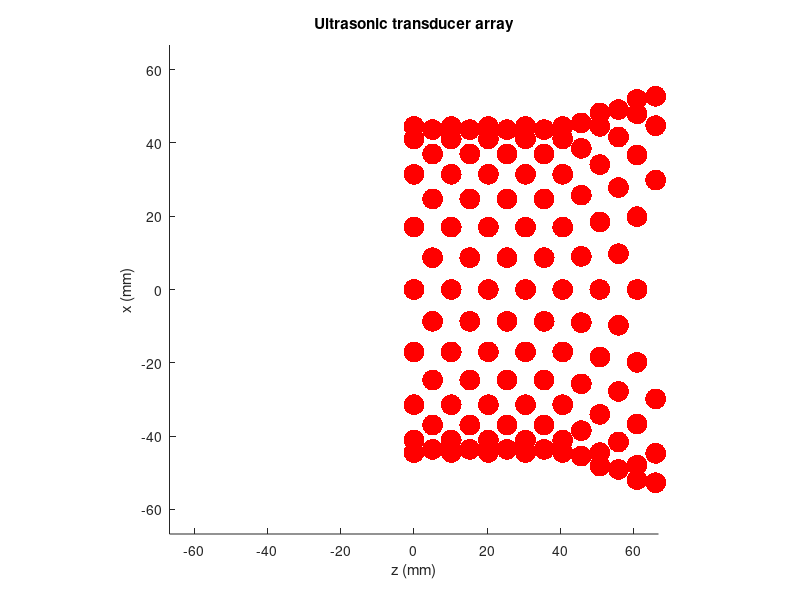

Source code (MATLAB): (Note: this script raises an error after producing the figure.)
%% EBAF field calculation
% Generates the excitation phases and amplitudes for a cylindrical
% ultrasonic transducer array and calculates the resulting acoustic field.
%
% The active configuration corresponds to a straight channel followed by
% a tilted section.
%
% Required:
%   - MATLAB R2023
%
% Author: Dmitrii Nikolaev
% University of Helsinki

clear;
close all;
clc;

%% User-defined parameters

% Acoustic parameters
frequency = 40e3;                 % [Hz]
soundSpeed = 343;                 % [m/s]
wavelength = soundSpeed / frequency;
waveNumber = 2*pi*frequency/soundSpeed;

% Array geometry
arrayDiameter = 89e-3;            % [m]
transducerDiameter = 10e-3;       % [m]

nRadialTransducers = 16;
nAxialPositions = 16;
axialSpacing = 5.075e-3 * 2;      % [m]

nTransducers = nRadialTransducers * nAxialPositions;

% Acoustic source calibration
calibration = 82.23779327 * 0.1;

% Acoustic mode
chirality = 1;                    % 0: m=0, 1: m=1, 2: m=2

% Channel trajectory
azimuthAngle = 0;                 % [deg]
lateralShift = 13e-3;             % [m]

% Number of points used to describe the acoustic channel
nTrajectoryPoints = 2000;

%% Transducer array geometry

% Parameters describing the expanding part of the array
initialDiameter = 89e-3;          % [m]
finalDiameter = 115e-3;           % [m]

% z-position at which the diameter expansion starts
expansionStartZ = 40.6e-3;        % [m]

% Number of transducers in each half of the array
nTransducersPerHalf = nTransducers / 2;

% Preallocate transducer structure
TransducersInfo = repmat( ...
    struct( ...
        'transducer', [], ...
        'x', [], ...
        'y', [], ...
        'z', [], ...
        'normal', [], ...
        'Phase', [], ...
        'Amp', []), ...
    1, nTransducers);

for transducerIndex = 1:nTransducers
    TransducersInfo(transducerIndex).transducer = transducerIndex;
end

%% First half of the array: cylindrical section

for transducerIndex = 1:nTransducersPerHalf

    angularIndex = floor((transducerIndex - 1) / ...
        (nAxialPositions / 4));

    azimuth = -2*pi/nRadialTransducers/2 * angularIndex;

    radialPosition = arrayDiameter / 2;

    x = radialPosition * cos(azimuth);
    y = radialPosition * sin(azimuth);

    axialIndex = mod(transducerIndex - 1, nAxialPositions / 4);

    z = axialIndex * axialSpacing + ...
        mod(angularIndex, 2) * axialSpacing / 2;

    TransducersInfo(transducerIndex).x = x;
    TransducersInfo(transducerIndex).y = y;
    TransducersInfo(transducerIndex).z = z;

    % Unit normal pointing toward the centre of the array
    TransducersInfo(transducerIndex).normal = ...
        [-x, -y, 0] / hypot(x, y);
end

%% Second half of the array: expanding section

channelOffset = nTransducersPerHalf;

for transducerIndex = 1:nTransducersPerHalf

    angularIndex = floor((transducerIndex - 1) / ...
        (nAxialPositions / 4));

    azimuth = -2*pi/nRadialTransducers/2 * angularIndex;

    axialIndex = mod(transducerIndex - 1, nAxialPositions / 4);

    z = axialSpacing * nAxialPositions / 4 + ...
        axialIndex * axialSpacing + ...
        mod(angularIndex, 2) * axialSpacing / 2;

    % Linear expansion of the array diameter
    arrayDiameterAtZ = initialDiameter + ...
        (z - expansionStartZ) / ...
        (3.5 * axialSpacing) * ...
        (finalDiameter - initialDiameter);

    x = arrayDiameterAtZ / 2 * cos(azimuth);
    y = arrayDiameterAtZ / 2 * sin(azimuth);

    transducerIndexGlobal = transducerIndex + channelOffset;

    TransducersInfo(transducerIndexGlobal).x = x;
    TransducersInfo(transducerIndexGlobal).y = y;
    TransducersInfo(transducerIndexGlobal).z = z;

    % Unit normal pointing toward the centre of the array
    TransducersInfo(transducerIndexGlobal).normal = ...
        [-x, -y, 0] / hypot(x, y);
end

%% Display array geometry

figure;
set(gcf, 'WindowState', 'maximized');

hold on;

for transducerIndex = 1:nTransducers

    plot3( ...
        TransducersInfo(transducerIndex).z * 1e3, ...
        TransducersInfo(transducerIndex).x * 1e3, ...
        TransducersInfo(transducerIndex).y * 1e3, ...
        '.r', ...
        'MarkerSize', 45);

end

axis equal;
xlim([-arrayDiameter/2, arrayDiameter/2] * 1.5 * 1e3);
ylim([-arrayDiameter/2, arrayDiameter/2] * 1.5 * 1e3);

xlabel('z (mm)');
ylabel('x (mm)');
zlabel('y (mm)');
title('Ultrasonic transducer array');

%% Define acoustic channel trajectory

maximumArrayZ = max([TransducersInfo.z]);

channelLength = maximumArrayZ;

% Azimuth angle of the tilted section
azimuth = deg2rad(azimuthAngle);

% Chirality determines the azimuthal mode order
modeOrder = chirality;

% Generate a trajectory consisting of:
%   1. a straight section
%   2. a tilted section

nStraightPoints = nTrajectoryPoints / 2;
nTiltedPoints = nTrajectoryPoints / 2;

% Straight section
trajectoryZ1 = linspace( ...
    0, ...
    maximumArrayZ / 2, ...
    nStraightPoints);

trajectoryX1 = zeros(1, nStraightPoints);
trajectoryY1 = zeros(1, nStraightPoints);

% Tilted section
trajectoryZ2 = linspace( ...
    maximumArrayZ / 2, ...
    channelLength / 2 + maximumArrayZ / 2, ...
    nTiltedPoints);

tiltSlope = lateralShift / (maximumArrayZ / 2);

trajectoryX2 = ...
    tiltSlope * ...
    (trajectoryZ2 - maximumArrayZ / 2) * cos(azimuth);

trajectoryY2 = ...
    tiltSlope * ...
    (trajectoryZ2 - maximumArrayZ / 2) * sin(azimuth);

% Complete trajectory
trajectoryX = [trajectoryX1, trajectoryX2];
trajectoryY = [trajectoryY1, trajectoryY2];
trajectoryZ = [trajectoryZ1, trajectoryZ2];

%% Calculate transducer excitation

% Weight applied along the trajectory
trajectoryWeight = ones(1, nTrajectoryPoints);

for transducerIndex = 1:nTransducers

    sourcePosition = [ ...
        TransducersInfo(transducerIndex).x, ...
        TransducersInfo(transducerIndex).y, ...
        TransducersInfo(transducerIndex).z];

    excitationCoefficient = 0;

    for trajectoryIndex = 2:nTrajectoryPoints-1

        % Current trajectory point
        trajectoryPoint = [ ...
            trajectoryX(trajectoryIndex), ...
            trajectoryY(trajectoryIndex), ...
            trajectoryZ(trajectoryIndex)];

        % Previous and next trajectory points
        previousPoint = [ ...
            trajectoryX(trajectoryIndex - 1), ...
            trajectoryY(trajectoryIndex - 1), ...
            trajectoryZ(trajectoryIndex - 1)];

        nextPoint = [ ...
            trajectoryX(trajectoryIndex + 1), ...
            trajectoryY(trajectoryIndex + 1), ...
            trajectoryZ(trajectoryIndex + 1)];

        % Local tangent vector
        tangent = nextPoint - previousPoint;
        tangent = tangent / norm(tangent);

        % Reference vector and local binormal
        referenceVector = [0, 1, 0];
        binormal = cross(tangent, referenceVector);

        % Distance between the source and trajectory point
        sourceToTrajectory = trajectoryPoint - sourcePosition;
        distance = norm(sourceToTrajectory);

        % Angle between the local trajectory direction and
        % the direction from the trajectory point to the source
        theta = acos( ...
            dot(tangent, sourcePosition - trajectoryPoint) / ...
            distance);

        % Spherical Hankel function
        hankelTerm = sphericalHankel1( ...
            modeOrder, ...
            -waveNumber * distance);

        % Vortex phase
        vortexAngle = angle( ...
            dot( ...
                sourceToTrajectory / distance, ...
                referenceVector + 1i * binormal));

        vortexPhase = exp(-1i * modeOrder * vortexAngle);

        % Angular factor for l = m = 1
        angularFactor = -sqrt(1 - cos(theta)^2);

        % Contribution from this trajectory point
        contribution = ...
            hankelTerm .* ...
            vortexPhase .* ...
            angularFactor .* ...
            trajectoryWeight(trajectoryIndex);

        % Account for the radial position of the transducer
        radialPosition = hypot( ...
            TransducersInfo(transducerIndex).x, ...
            TransducersInfo(transducerIndex).y);

        excitationCoefficient = ...
            excitationCoefficient + ...
            contribution * radialPosition;

    end

    % Store phase and amplitude
    TransducersInfo(transducerIndex).Phase = ...
        rad2deg(angle(excitationCoefficient));

    TransducersInfo(transducerIndex).Amp = ...
        abs(excitationCoefficient);

end

%% Normalize transducer amplitudes

maximumAmplitude = max([TransducersInfo.Amp]);

for transducerIndex = 1:nTransducers
    TransducersInfo(transducerIndex).Amp = ...
        TransducersInfo(transducerIndex).Amp / maximumAmplitude;
end

%% Calculate longitudinal acoustic field

fieldHalfWidth = 18e-3;
fieldStep = 0.5e-3;

x = -fieldHalfWidth:fieldStep:fieldHalfWidth;
y = 0;
z = -10e-3:fieldStep:maximumArrayZ + 10e-3;

pressureXZ = zeros(length(x), length(z));

for ix = 1:length(x)

    for iz = 1:length(z)

        observationPoint = [x(ix), y, z(iz)];

        % Exclude points inside the transducer aperture
        if x(ix)^2 + y^2 >= (0.95 * arrayDiameter / 2)^2
            continue;
        end

        for transducerIndex = 1:nTransducers

            sourcePosition = [ ...
                TransducersInfo(transducerIndex).x, ...
                TransducersInfo(transducerIndex).y, ...
                TransducersInfo(transducerIndex).z];

            sourceToObservation = observationPoint - sourcePosition;
            distance = norm(sourceToObservation);

            sourceNormal = TransducersInfo(transducerIndex).normal;

            theta = acos( ...
                dot(sourceNormal, sourceToObservation) / ...
                (norm(sourceNormal) * distance));

            directivityArgument = ...
                waveNumber * transducerDiameter / 2 * sin(theta);

            directivity = besselDirectivity(directivityArgument);

            phase = deg2rad( ...
                TransducersInfo(transducerIndex).Phase);

            pressureXZ(ix, iz) = ...
                pressureXZ(ix, iz) + ...
                calibration * ...
                TransducersInfo(transducerIndex).Amp * ...
                directivity / distance * ...
                exp(1i * waveNumber * distance + 1i * phase);

        end
    end
end

%% Plot longitudinal field

figure;
set(gcf, 'WindowState', 'maximized');

normalizedPressure = abs(pressureXZ);
normalizedPressure = normalizedPressure / max(normalizedPressure(:));

imagesc( ...
    x * 1e3, ...
    z * 1e3, ...
    normalizedPressure');

axis equal tight;
set(gca, 'YDir', 'normal');

xlabel('x (mm)');
ylabel('z (mm)');
title('Normalized acoustic pressure amplitude');

colormap hot;
colorbar;

%% Calculate transverse field

x = -fieldHalfWidth:fieldStep:fieldHalfWidth;
y = x;

observationZ = maximumArrayZ / 2;

pressureXY = zeros(length(x), length(y));

for ix = 1:length(x)

    for iy = 1:length(y)

        observationPoint = [x(ix), y(iy), observationZ];

        for transducerIndex = 1:nTransducers

            sourcePosition = [ ...
                TransducersInfo(transducerIndex).x, ...
                TransducersInfo(transducerIndex).y, ...
                TransducersInfo(transducerIndex).z];

            sourceToObservation = observationPoint - sourcePosition;
            distance = norm(sourceToObservation);

            % Equivalent angle used in the original calculation
            theta = asin(abs(observationZ - ...
                TransducersInfo(transducerIndex).z) / distance);

            directivityArgument = ...
                waveNumber * transducerDiameter / 2 * sin(theta);

            directivity = besselDirectivity(directivityArgument);

            phase = deg2rad( ...
                TransducersInfo(transducerIndex).Phase);

            pressureXY(ix, iy) = ...
                pressureXY(ix, iy) + ...
                calibration * ...
                TransducersInfo(transducerIndex).Amp * ...
                directivity / distance * ...
                exp(1i * waveNumber * distance + 1i * phase);

        end
    end
end

%% Plot transverse field

figure;
set(gcf, 'WindowState', 'maximized');

normalizedPressure = abs(pressureXY);
normalizedPressure = normalizedPressure / max(normalizedPressure(:));

imagesc(x * 1e3, y * 1e3, normalizedPressure');

axis equal tight;
set(gca, 'YDir', 'normal');

xlabel('x (mm)');
ylabel('y (mm)');
title('Normalized acoustic pressure amplitude');

colormap hot;
colorbar;

%% Calculate 3D acoustic field

fieldHalfWidth3D = 15e-3;
fieldStep3D = 1e-3;

x = -fieldHalfWidth3D:fieldStep3D:fieldHalfWidth3D;
y = x;
z = -10e-3:fieldStep3D:maximumArrayZ + 10e-3;

pressure3D = zeros(length(x), length(y), length(z));

for ix = 1:length(x)

    fprintf('3D field: %d / %d\n', ix, length(x));

    for iy = 1:length(y)

        for iz = 1:length(z)

            observationPoint = [x(ix), y(iy), z(iz)];

            for transducerIndex = 1:nTransducers

                sourcePosition = [ ...
                    TransducersInfo(transducerIndex).x, ...
                    TransducersInfo(transducerIndex).y, ...
                    TransducersInfo(transducerIndex).z];

                sourceToObservation = ...
                    observationPoint - sourcePosition;

                distance = norm(sourceToObservation);

                sourceNormal = ...
                    TransducersInfo(transducerIndex).normal;

                theta = acos( ...
                    dot(sourceNormal, sourceToObservation) / ...
                    (norm(sourceNormal) * distance));

                directivityArgument = ...
                    waveNumber * transducerDiameter / 2 * sin(theta);

                directivity = ...
                    besselDirectivity(directivityArgument);

                phase = deg2rad( ...
                    TransducersInfo(transducerIndex).Phase);

                pressure3D(ix, iy, iz) = ...
                    pressure3D(ix, iy, iz) + ...
                    calibration * ...
                    TransducersInfo(transducerIndex).Amp * ...
                    directivity / distance * ...
                    exp(1i * waveNumber * distance + 1i * phase);

            end
        end
    end
end

%% Visualize 3D acoustic field

volumeViewer(abs(pressure3D));

%% Acoustic radiation potential

% Medium properties
airDensity = 1.2;                 % [kg/m^3]
airSoundSpeed = 343;              % [m/s]

particleDensity = 1e3;           % [kg/m^3]
particleSoundSpeed = 1500;       % [m/s]

% Acoustic contrast factors
f1 = 1 - ...
    airDensity * airSoundSpeed^2 / ...
    (particleDensity * particleSoundSpeed^2);

f2 = 2 * (particleDensity - airDensity) / ...
    (2 * particleDensity + airDensity);

%% Calculate pressure gradients

dPressureDx = diff(pressure3D, 1, 1);
dPressureDy = diff(pressure3D, 1, 2);
dPressureDz = diff(pressure3D, 1, 3);

% Match array dimensions
dPressureDx(:, :, end) = [];
dPressureDx(:, end, :) = [];

dPressureDy(end, :, :) = [];
dPressureDy(:, :, end) = [];

dPressureDz(:, end, :) = [];
dPressureDz(end, :, :) = [];

pressure = pressure3D;
pressure(end, :, :) = [];
pressure(:, end, :) = [];
pressure(:, :, end) = [];

%% Normalize pressure for potential calculation

pressure = ...
    pressure / max(abs(pressure(:))) * 5.3e3;

%% Acoustic energy densities

potentialEnergyDensity = ...
    1 / (4 * airDensity * airSoundSpeed^2) .* ...
    pressure .* conj(pressure);

kineticEnergyDensity = ...
    1 / (4 * airDensity * (2*pi*frequency)^2) .* ...
    ( ...
        dPressureDx .* conj(dPressureDx) + ...
        dPressureDy .* conj(dPressureDy) + ...
        dPressureDz .* conj(dPressureDz) ...
    );

%% Gor'kov acoustic potential

GorkovPotential = ...
    f1 / 3 .* potentialEnergyDensity - ...
    f2 / 2 .* kineticEnergyDensity;

%% Potential at central transverse plane

xPotential = x(1:end-1);
yPotential = y(1:end-1);
zPotential = z(1:end-1);

potentialSlice = ...
    real(GorkovPotential(:, :, ceil(length(zPotential)/2)));

maximumPotential = ...
    max(abs(GorkovPotential(:)));

figure;

imagesc( ...
    xPotential * 1e3, ...
    yPotential * 1e3, ...
    potentialSlice * 1e3);

axis equal tight;
set(gca, 'YDir', 'normal');

xlabel('x (mm)');
ylabel('y (mm)');
title('Gor''kov acoustic potential');

colormap jet;
colorbar;

%% Potential in the longitudinal plane

potentialLongitudinal = ...
    squeeze(real( ...
        GorkovPotential(:, ceil(length(xPotential)/2), :) ...
    ));

figure;

imagesc( ...
    zPotential * 1e3, ...
    yPotential * 1e3, ...
    potentialLongitudinal * 1e3);

axis equal tight;
set(gca, 'YDir', 'normal');

xlabel('z (mm)');
ylabel('y (mm)');
title('Gor''kov acoustic potential');

colormap jet;
colorbar;


%% Local functions

function h = sphericalHankel1(order, x)
%SPHERICALHANKEL1 Spherical Hankel function of the first kind.
%
%   h = sphericalHankel1(order, x)
%
%   h_n^(1)(x) = sqrt(pi/(2*x)) H_(n+1/2)^(1)(x)

h = sqrt(pi ./ (2 .* x)) .* ...
    besselh(order + 0.5, 1, x);

end


function directivity = besselDirectivity(argument)
%BESSELDIRECTIVITY Circular piston directivity factor.
%
%   directivity = 2*J_1(argument)/argument
%
%   The limiting value at argument = 0 is 1.

if abs(argument) < 1e-4
    directivity = 1;
else
    directivity = 2 * besselj(1, argument) / argument;
end

end
